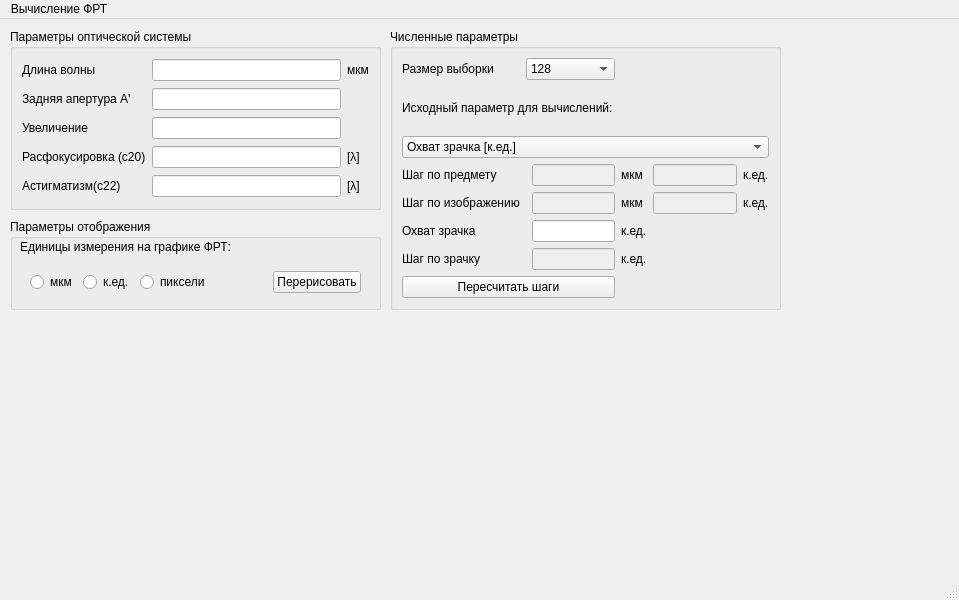
<?xml version="1.0" encoding="UTF-8"?>
<ui version="4.0">
 <class>MainWindow</class>
 <widget class="QMainWindow" name="MainWindow">
  <property name="geometry">
   <rect>
    <x>0</x>
    <y>0</y>
    <width>959</width>
    <height>600</height>
   </rect>
  </property>
  <property name="windowTitle">
   <string>MainWindow</string>
  </property>
  <widget class="QWidget" name="centralwidget">
   <widget class="QGroupBox" name="opticParamsGB">
    <property name="geometry">
     <rect>
      <x>10</x>
      <y>10</y>
      <width>371</width>
      <height>181</height>
     </rect>
    </property>
    <property name="title">
     <string>Параметры оптической системы</string>
    </property>
    <layout class="QGridLayout" name="gridLayout">
     <item row="0" column="0">
      <widget class="QLabel" name="label">
       <property name="minimumSize">
        <size>
         <width>100</width>
         <height>0</height>
        </size>
       </property>
       <property name="text">
        <string>Длина волны</string>
       </property>
      </widget>
     </item>
     <item row="4" column="0">
      <widget class="QLabel" name="label_8">
       <property name="text">
        <string>Расфокусировка (с20)</string>
       </property>
      </widget>
     </item>
     <item row="0" column="2">
      <widget class="QLabel" name="label_3">
       <property name="text">
        <string>мкм</string>
       </property>
      </widget>
     </item>
     <item row="5" column="0">
      <widget class="QLabel" name="label_11">
       <property name="text">
        <string>Астигматизм(c22)</string>
       </property>
      </widget>
     </item>
     <item row="1" column="1">
      <widget class="QLineEdit" name="rearApertureLine"/>
     </item>
     <item row="1" column="0">
      <widget class="QLabel" name="label_2">
       <property name="text">
        <string>Задняя апертура A'</string>
       </property>
      </widget>
     </item>
     <item row="4" column="1">
      <widget class="QLineEdit" name="defocusLine"/>
     </item>
     <item row="4" column="2">
      <widget class="QLabel" name="label_10">
       <property name="text">
        <string>[λ]</string>
       </property>
      </widget>
     </item>
     <item row="5" column="2">
      <widget class="QLabel" name="label_12">
       <property name="text">
        <string>[λ]</string>
       </property>
      </widget>
     </item>
     <item row="2" column="1">
      <widget class="QLineEdit" name="zoomLine"/>
     </item>
     <item row="2" column="0">
      <widget class="QLabel" name="label_5">
       <property name="text">
        <string>Увеличение</string>
       </property>
      </widget>
     </item>
     <item row="0" column="1">
      <widget class="QLineEdit" name="waveLengthLine"/>
     </item>
     <item row="5" column="1">
      <widget class="QLineEdit" name="astigmatismLine"/>
     </item>
    </layout>
   </widget>
   <widget class="QGroupBox" name="calcParamsGB">
    <property name="geometry">
     <rect>
      <x>390</x>
      <y>10</y>
      <width>391</width>
      <height>281</height>
     </rect>
    </property>
    <property name="title">
     <string>Численные параметры</string>
    </property>
    <layout class="QGridLayout" name="gridLayout_2">
     <item row="0" column="0">
      <widget class="QLabel" name="label_6">
       <property name="text">
        <string>Размер выборки</string>
       </property>
      </widget>
     </item>
     <item row="0" column="1" colspan="2">
      <widget class="QComboBox" name="sizeCB">
       <item>
        <property name="text">
         <string>128</string>
        </property>
       </item>
       <item>
        <property name="text">
         <string>256</string>
        </property>
       </item>
       <item>
        <property name="text">
         <string>512</string>
        </property>
       </item>
       <item>
        <property name="text">
         <string>1024</string>
        </property>
       </item>
       <item>
        <property name="text">
         <string>2048</string>
        </property>
       </item>
      </widget>
     </item>
     <item row="1" column="0" colspan="5">
      <widget class="QLabel" name="label_7">
       <property name="text">
        <string>Исходный параметр для вычислений:</string>
       </property>
      </widget>
     </item>
     <item row="2" column="0" colspan="6">
      <widget class="QComboBox" name="calcParamsCB">
       <item>
        <property name="text">
         <string>Охват зрачка [к.ед.]</string>
        </property>
       </item>
       <item>
        <property name="text">
         <string>Шаг по зрачку [к.ед.]</string>
        </property>
       </item>
       <item>
        <property name="text">
         <string>Шаг по предмету [к.ед.]</string>
        </property>
       </item>
       <item>
        <property name="text">
         <string>Шаг по изображению [к.ед]</string>
        </property>
       </item>
      </widget>
     </item>
     <item row="3" column="0" colspan="2">
      <widget class="QLabel" name="label_9">
       <property name="text">
        <string>Шаг по предмету</string>
       </property>
      </widget>
     </item>
     <item row="3" column="2">
      <widget class="QLineEdit" name="stepObjMkmLine">
       <property name="enabled">
        <bool>false</bool>
       </property>
      </widget>
     </item>
     <item row="3" column="3">
      <widget class="QLabel" name="label_16">
       <property name="text">
        <string>мкм</string>
       </property>
      </widget>
     </item>
     <item row="3" column="4">
      <widget class="QLineEdit" name="stepObjKedLine">
       <property name="enabled">
        <bool>false</bool>
       </property>
      </widget>
     </item>
     <item row="3" column="5">
      <widget class="QLabel" name="label_17">
       <property name="text">
        <string>к.ед.</string>
       </property>
      </widget>
     </item>
     <item row="4" column="0">
      <widget class="QLabel" name="label_13">
       <property name="text">
        <string>Шаг по изображению</string>
       </property>
      </widget>
     </item>
     <item row="4" column="2">
      <widget class="QLineEdit" name="stepImgMkmLine">
       <property name="enabled">
        <bool>false</bool>
       </property>
      </widget>
     </item>
     <item row="4" column="3">
      <widget class="QLabel" name="label_18">
       <property name="text">
        <string>мкм</string>
       </property>
      </widget>
     </item>
     <item row="4" column="4">
      <widget class="QLineEdit" name="stepImgKedLine">
       <property name="enabled">
        <bool>false</bool>
       </property>
      </widget>
     </item>
     <item row="4" column="5">
      <widget class="QLabel" name="label_19">
       <property name="text">
        <string>к.ед.</string>
       </property>
      </widget>
     </item>
     <item row="5" column="0">
      <widget class="QLabel" name="label_14">
       <property name="text">
        <string>Охват зрачка</string>
       </property>
      </widget>
     </item>
     <item row="5" column="2">
      <widget class="QLineEdit" name="pupilSizeKedLine">
       <property name="enabled">
        <bool>true</bool>
       </property>
      </widget>
     </item>
     <item row="5" column="3">
      <widget class="QLabel" name="label_30">
       <property name="text">
        <string>к.ед.</string>
       </property>
      </widget>
     </item>
     <item row="6" column="0">
      <widget class="QLabel" name="label_15">
       <property name="text">
        <string>Шаг по зрачку</string>
       </property>
      </widget>
     </item>
     <item row="6" column="2">
      <widget class="QLineEdit" name="stepPupilKedLine">
       <property name="enabled">
        <bool>false</bool>
       </property>
      </widget>
     </item>
     <item row="6" column="3">
      <widget class="QLabel" name="label_31">
       <property name="text">
        <string>к.ед.</string>
       </property>
      </widget>
     </item>
     <item row="7" column="0" colspan="3">
      <widget class="QPushButton" name="stepCalcButton">
       <property name="text">
        <string>Пересчитать шаги</string>
       </property>
      </widget>
     </item>
    </layout>
   </widget>
   <widget class="QGroupBox" name="showParamsGB">
    <property name="geometry">
     <rect>
      <x>10</x>
      <y>200</y>
      <width>371</width>
      <height>91</height>
     </rect>
    </property>
    <property name="title">
     <string>Параметры отображения</string>
    </property>
    <widget class="QLabel" name="label_4">
     <property name="geometry">
      <rect>
       <x>10</x>
       <y>20</y>
       <width>251</width>
       <height>16</height>
      </rect>
     </property>
     <property name="text">
      <string>Единицы измерения на графике ФРТ:</string>
     </property>
    </widget>
    <widget class="QWidget" name="layoutWidget">
     <property name="geometry">
      <rect>
       <x>20</x>
       <y>50</y>
       <width>331</width>
       <height>26</height>
      </rect>
     </property>
     <layout class="QHBoxLayout" name="msrmntUnits">
      <item>
       <widget class="QRadioButton" name="mkmRB">
        <property name="text">
         <string>мкм</string>
        </property>
       </widget>
      </item>
      <item>
       <widget class="QRadioButton" name="kedRB">
        <property name="text">
         <string>к.ед.</string>
        </property>
       </widget>
      </item>
      <item>
       <widget class="QRadioButton" name="pxRB">
        <property name="text">
         <string>пиксели</string>
        </property>
       </widget>
      </item>
      <item>
       <spacer name="horizontalSpacer">
        <property name="orientation">
         <enum>Qt::Orientation::Horizontal</enum>
        </property>
        <property name="sizeHint" stdset="0">
         <size>
          <width>40</width>
          <height>20</height>
         </size>
        </property>
       </spacer>
      </item>
      <item>
       <widget class="QPushButton" name="plotButton">
        <property name="text">
         <string>Перерисовать</string>
        </property>
       </widget>
      </item>
     </layout>
    </widget>
   </widget>
   <widget class="QCustomPlot" name="graph" native="true">
    <property name="geometry">
     <rect>
      <x>10</x>
      <y>300</y>
      <width>371</width>
      <height>251</height>
     </rect>
    </property>
   </widget>
   <widget class="QCustomPlot" name="graphGR" native="true">
    <property name="geometry">
     <rect>
      <x>410</x>
      <y>300</y>
      <width>371</width>
      <height>251</height>
     </rect>
    </property>
   </widget>
  </widget>
  <widget class="QMenuBar" name="menubar">
   <property name="geometry">
    <rect>
     <x>0</x>
     <y>0</y>
     <width>959</width>
     <height>21</height>
    </rect>
   </property>
   <widget class="QMenu" name="menu">
    <property name="title">
     <string>Вычисление ФРТ</string>
    </property>
   </widget>
   <addaction name="menu"/>
  </widget>
  <widget class="QStatusBar" name="statusbar"/>
 </widget>
 <customwidgets>
  <customwidget>
   <class>QCustomPlot</class>
   <extends>QWidget</extends>
   <header>qcustomplot.h</header>
   <container>1</container>
  </customwidget>
 </customwidgets>
 <resources/>
 <connections/>
</ui>
